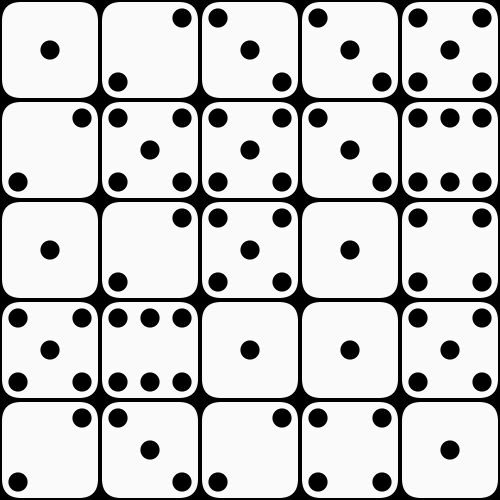
Frame 1 (no input)
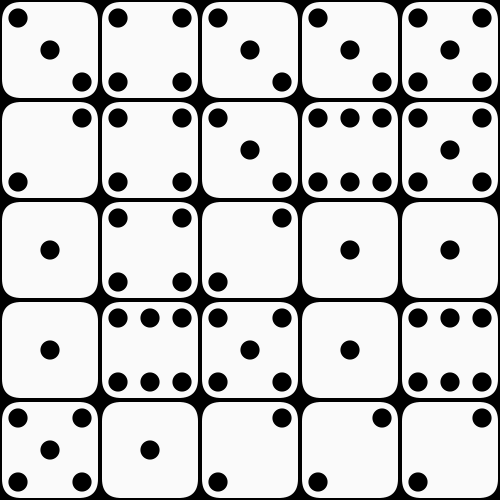
Frame 2 (the mouse pressed at the canvas centre, redrawn once)

The Processing sketch that drew these frames (run headless with seeded random() and noise(); the mouse was pressed at the canvas centre and the sketch redrawn once):

// Processing sketch: dice
// ── dice.pde
float numDiceX;
float numDiceY;
float numDice;
float diceWidth;
Die[] dice;

void setup()
{
  size(500,500);
  noLoop();
  rectMode(CENTER);
  ellipseMode(CENTER);
  noStroke();
  numDiceX = 5;
  numDiceY = 5;
  numDice = 25;
  diceWidth = ((numDiceX>numDiceY)?width/numDiceX:height/numDiceY)-4;
  dice = new Die[(int)numDice];
  for(int i = 0; i < numDiceX*numDiceY; i+=numDiceY){
    for(int j = 0; (j < numDiceY && j+i< numDice); j++){
      dice[(int)(i+j)] = new Die((int)((width/(numDiceX*2))*((2*i/numDiceY)+1)),(int)((height/(numDiceY*2))*((2*j)+1)));
    }
  }
}
void draw()
{
  background(0);
  for(Die x : dice)
    x.roll();
}
void mousePressed()
{
  redraw();
}
class Die //models one single dice cube
{
  float dieX;
  float dieY;
  int num;
  Die(int x, int y) //constructor
  {
    dieX = x;
    dieY = y;
    num = (int)random(1,7);
  }
  void roll()
  {
    num = (int)random(1,7);
    show();
  }
  void show()
  {
    fill(250);
    rect(dieX,dieY,diceWidth,diceWidth,diceWidth/5);
    fill(0);
    switch(num){
      case 6:
        ellipse(dieX,dieY-diceWidth/3,diceWidth/5,diceWidth/5);
        ellipse(dieX,dieY+diceWidth/3,diceWidth/5,diceWidth/5);
      case 4:
        ellipse(dieX-diceWidth/3,dieY-diceWidth/3,diceWidth/5,diceWidth/5);
        ellipse(dieX+diceWidth/3,dieY+diceWidth/3,diceWidth/5,diceWidth/5);
      case 2: 
        ellipse(dieX+diceWidth/3,dieY-diceWidth/3,diceWidth/5,diceWidth/5);
        ellipse(dieX-diceWidth/3,dieY+diceWidth/3,diceWidth/5,diceWidth/5);
        break;
      case 5:
        ellipse(dieX+diceWidth/3,dieY-diceWidth/3,diceWidth/5,diceWidth/5);
        ellipse(dieX-diceWidth/3,dieY+diceWidth/3,diceWidth/5,diceWidth/5);
      case 3: 
        ellipse(dieX-diceWidth/3,dieY-diceWidth/3,diceWidth/5,diceWidth/5);
        ellipse(dieX+diceWidth/3,dieY+diceWidth/3,diceWidth/5,diceWidth/5);
      default: 
        ellipse(dieX,dieY,diceWidth/5,diceWidth/5);
        break;
        
    }
  }
}
